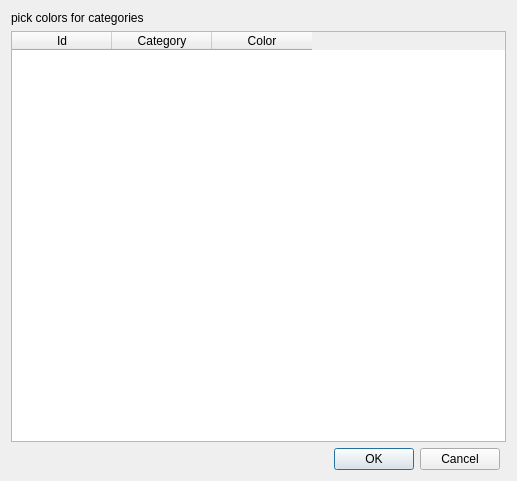
<?xml version="1.0" encoding="UTF-8"?>
<ui version="4.0">
 <class>Settings</class>
 <widget class="QDialog" name="Settings">
  <property name="geometry">
   <rect>
    <x>0</x>
    <y>0</y>
    <width>517</width>
    <height>481</height>
   </rect>
  </property>
  <property name="windowTitle">
   <string>Settings</string>
  </property>
  <layout class="QGridLayout" name="gridLayout">
   <item row="1" column="0" rowspan="2" colspan="2">
    <widget class="QTableWidget" name="categoryTable">
     <column>
      <property name="text">
       <string>Id</string>
      </property>
     </column>
     <column>
      <property name="text">
       <string>Category</string>
      </property>
     </column>
     <column>
      <property name="text">
       <string>Color</string>
      </property>
     </column>
    </widget>
   </item>
   <item row="3" column="0">
    <widget class="QDialogButtonBox" name="buttonBox">
     <property name="orientation">
      <enum>Qt::Horizontal</enum>
     </property>
     <property name="standardButtons">
      <set>QDialogButtonBox::Cancel|QDialogButtonBox::Ok</set>
     </property>
    </widget>
   </item>
   <item row="0" column="0">
    <widget class="QLabel" name="label">
     <property name="sizePolicy">
      <sizepolicy hsizetype="Fixed" vsizetype="Fixed">
       <horstretch>0</horstretch>
       <verstretch>0</verstretch>
      </sizepolicy>
     </property>
     <property name="text">
      <string>pick colors for categories</string>
     </property>
    </widget>
   </item>
  </layout>
 </widget>
 <resources/>
 <connections>
  <connection>
   <sender>buttonBox</sender>
   <signal>accepted()</signal>
   <receiver>Settings</receiver>
   <slot>accept()</slot>
   <hints>
    <hint type="sourcelabel">
     <x>248</x>
     <y>254</y>
    </hint>
    <hint type="destinationlabel">
     <x>157</x>
     <y>274</y>
    </hint>
   </hints>
  </connection>
  <connection>
   <sender>buttonBox</sender>
   <signal>rejected()</signal>
   <receiver>Settings</receiver>
   <slot>reject()</slot>
   <hints>
    <hint type="sourcelabel">
     <x>316</x>
     <y>260</y>
    </hint>
    <hint type="destinationlabel">
     <x>286</x>
     <y>274</y>
    </hint>
   </hints>
  </connection>
 </connections>
</ui>
